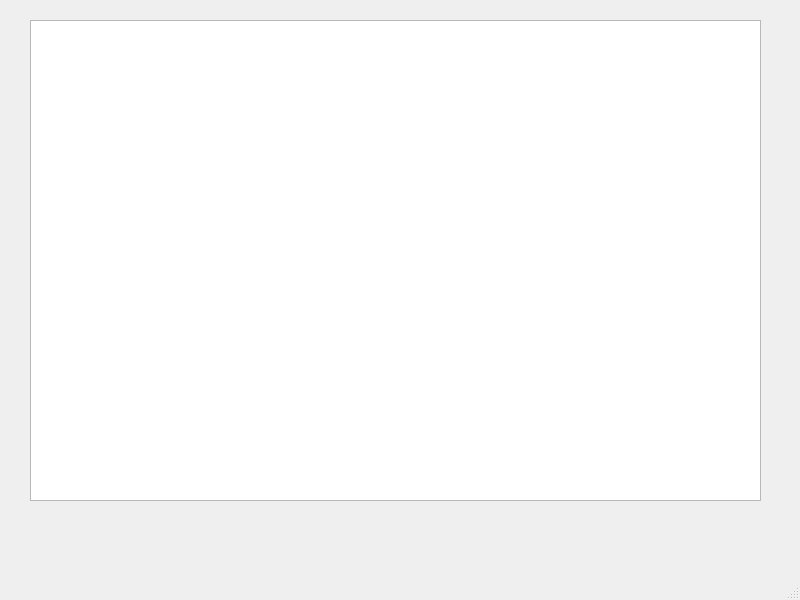
<?xml version="1.0" encoding="UTF-8"?>
<ui version="4.0">
 <class>MainWindow</class>
 <widget class="QMainWindow" name="MainWindow">
  <property name="geometry">
   <rect>
    <x>0</x>
    <y>0</y>
    <width>800</width>
    <height>600</height>
   </rect>
  </property>
  <property name="windowTitle">
   <string>MainWindow</string>
  </property>
  <widget class="QWidget" name="centralwidget">
   <widget class="QTableWidget" name="tableWidget">
    <property name="geometry">
     <rect>
      <x>30</x>
      <y>20</y>
      <width>731</width>
      <height>481</height>
     </rect>
    </property>
   </widget>
  </widget>
  <widget class="QMenuBar" name="menubar">
   <property name="geometry">
    <rect>
     <x>0</x>
     <y>0</y>
     <width>800</width>
     <height>22</height>
    </rect>
   </property>
  </widget>
  <widget class="QStatusBar" name="statusbar"/>
 </widget>
 <resources/>
 <connections/>
</ui>
